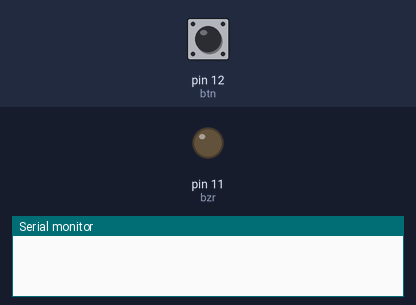
This sketch was run on a simulated Arduino Uno, built with avr-gcc and run on an emulated ATmega328P. On the bench: output pins drawn as LEDs (lit = HIGH), the last lines printed to the serial monitor. The test bench sets the inputs (shaded band); at power-on: pin 12 (btn) HIGH.

Above: at 1.2 s.
1.3 s: pin 12 (btn) pulled LOW for 0.15 s
At 1.37 s:
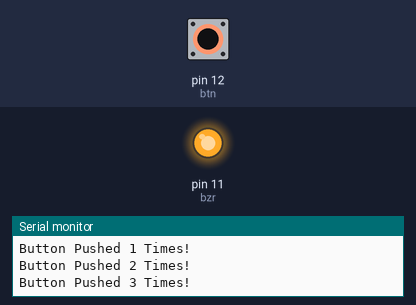
2.9 s: pin 12 (btn) pulled LOW for 3.2 s
At 7.3 s:
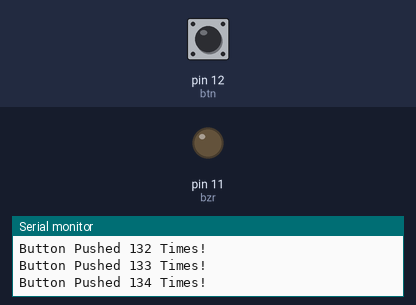
7.6 s: pin 12 (btn) driven LOW
At 9.0 s:
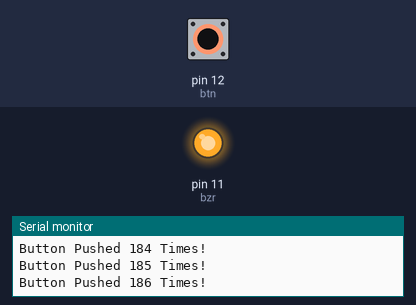
10.6 s: pin 12 (btn) driven HIGH
At 11.8 s:
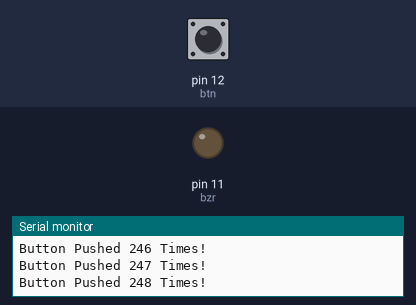
Timing chart, 0 to 13.1 s (numbered marks = the images above; inputs shaded):
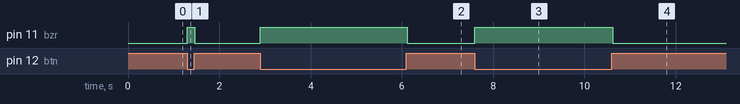

The sketch:

Activity2_Button_Buzzer.ino
```cpp
// (licence header left out)
#include <Arduino.h>

 #define MONITOR_SPEED 9600

const int bzr = 11; // Pin for Buzzer
const int btn = 12; // Pin for Button
int pushCounter = 0;

void setup() {
  pinMode(bzr, OUTPUT); // Configures the Buzzer connection as an output
  pinMode(btn, INPUT);  // Configures the Buzzer connection as an input

  Serial.begin(MONITOR_SPEED); // Starts the Serial Monitor at the preconfigured speed
}

void loop() {
  if(digitalRead(btn) == LOW){  // Checks if the button state is LOW (Pushed)
    digitalWrite(bzr, HIGH);  // Sets the buzzer to HIGH to produce a sound
    Serial.print("Button Pushed "); // Reports the button has been pushed
    Serial.print(++pushCounter);  // Increments the button push counter and reports it
    Serial.println(" Times!");
  } else {
    digitalWrite(bzr, LOW); // Sets the buzzer to LOW to turn the buzzer off
  }
}
```

Measured:
- after the input at 1.3 s, pin 11 (bzr): LOW → HIGH at once, → LOW 0.16 s later
- after the input at 2.9 s, pin 11 (bzr): LOW → HIGH at once, → LOW 3.2 s later
- after the input at 7.6 s, pin 11 (bzr): LOW → HIGH at once
- after the input at 10.6 s, pin 11 (bzr): HIGH → LOW at once
